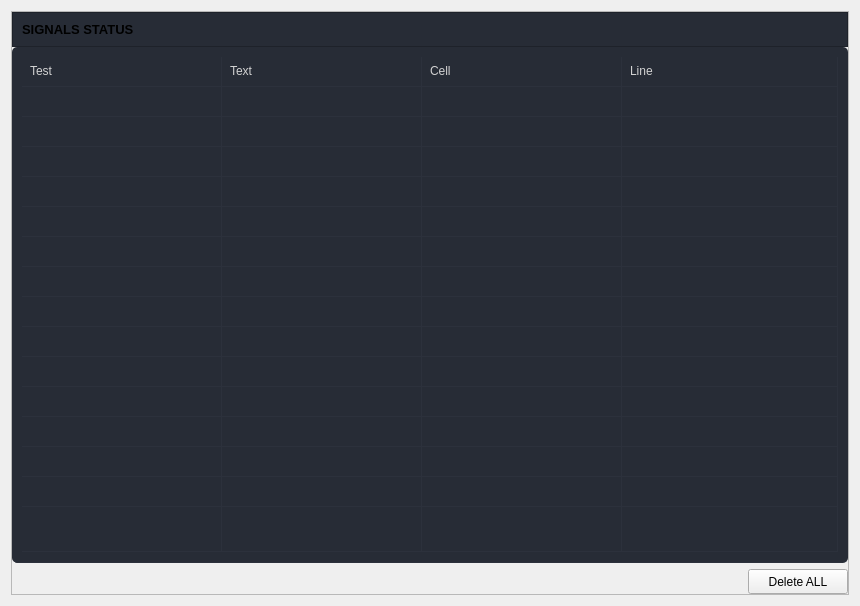
                  <widget class="QWidget" name="page_scanner">
                   <layout class="QVBoxLayout" name="verticalLayout_6">
                    <item>
                     <widget class="QFrame" name="frame_3">
                      <property name="minimumSize">
                       <size>
                        <width>0</width>
                        <height>150</height>
                       </size>
                      </property>
                      <property name="frameShape">
                       <enum>QFrame::StyledPanel</enum>
                      </property>
                      <property name="frameShadow">
                       <enum>QFrame::Raised</enum>
                      </property>
                      <layout class="QVBoxLayout" name="verticalLayout_21">
                       <property name="spacing">
                        <number>0</number>
                       </property>
                       <property name="leftMargin">
                        <number>0</number>
                       </property>
                       <property name="topMargin">
                        <number>0</number>
                       </property>
                       <property name="rightMargin">
                        <number>0</number>
                       </property>
                       <property name="bottomMargin">
                        <number>0</number>
                       </property>
                       <item>
                        <widget class="QFrame" name="frame_title_wid_1">
                         <property name="maximumSize">
                          <size>
                           <width>16777215</width>
                           <height>35</height>
                          </size>
                         </property>
                         <property name="styleSheet">
                          <string notr="true">background-color: rgb(39, 44, 54);</string>
                         </property>
                         <property name="frameShape">
                          <enum>QFrame::StyledPanel</enum>
                         </property>
                         <property name="frameShadow">
                          <enum>QFrame::Raised</enum>
                         </property>
                         <layout class="QVBoxLayout" name="verticalLayout_8">
                          <item>
                           <widget class="QLabel" name="labelBoxInfos">
                            <property name="font">
                             <font>
                              <pointsize>10</pointsize>
                              <bold>true</bold>
                             </font>
                            </property>
                            <property name="styleSheet">
                             <string notr="true"/>
                            </property>
                            <property name="text">
                             <string>SIGNALS STATUS</string>
                            </property>
                           </widget>
                          </item>
                         </layout>
                        </widget>
                       </item>
                       <item>
                        <widget class="QTableWidget" name="tableWidget">
                         <property name="sizePolicy">
                          <sizepolicy hsizetype="Expanding" vsizetype="Expanding">
                           <horstretch>0</horstretch>
                           <verstretch>0</verstretch>
                          </sizepolicy>
                         </property>
                         <property name="palette">
                          <palette>
                           <active>
                            <colorrole role="WindowText">
                             <brush brushstyle="SolidPattern">
                              <color alpha="255">
                               <red>210</red>
                               <green>210</green>
                               <blue>210</blue>
                              </color>
                             </brush>
                            </colorrole>
                            <colorrole role="Button">
                             <brush brushstyle="SolidPattern">
                              <color alpha="255">
                               <red>39</red>
                               <green>44</green>
                               <blue>54</blue>
                              </color>
                             </brush>
                            </colorrole>
                            <colorrole role="Text">
                             <brush brushstyle="SolidPattern">
                              <color alpha="255">
                               <red>210</red>
                               <green>210</green>
                               <blue>210</blue>
                              </color>
                             </brush>
                            </colorrole>
                            <colorrole role="ButtonText">
                             <brush brushstyle="SolidPattern">
                              <color alpha="255">
                               <red>210</red>
                               <green>210</green>
                               <blue>210</blue>
                              </color>
                             </brush>
                            </colorrole>
                            <colorrole role="Base">
                             <brush brushstyle="SolidPattern">
                              <color alpha="255">
                               <red>39</red>
                               <green>44</green>
                               <blue>54</blue>
                              </color>
                             </brush>
                            </colorrole>
                            <colorrole role="Window">
                             <brush brushstyle="SolidPattern">
                              <color alpha="255">
                               <red>39</red>
                               <green>44</green>
                               <blue>54</blue>
                              </color>
                             </brush>
                            </colorrole>
                            <colorrole role="PlaceholderText">
                             <brush brushstyle="SolidPattern">
                              <color alpha="255">
                               <red>210</red>
                               <green>210</green>
                               <blue>210</blue>
                              </color>
                             </brush>
                            </colorrole>
                           </active>
                           <inactive>
                            <colorrole role="WindowText">
                             <brush brushstyle="SolidPattern">
                              <color alpha="255">
                               <red>210</red>
                               <green>210</green>
                               <blue>210</blue>
                              </color>
                             </brush>
                            </colorrole>
                            <colorrole role="Button">
                             <brush brushstyle="SolidPattern">
                              <color alpha="255">
                               <red>39</red>
                               <green>44</green>
                               <blue>54</blue>
                              </color>
                             </brush>
                            </colorrole>
                            <colorrole role="Text">
                             <brush brushstyle="SolidPattern">
                              <color alpha="255">
                               <red>210</red>
                               <green>210</green>
                               <blue>210</blue>
                              </color>
                             </brush>
                            </colorrole>
                            <colorrole role="ButtonText">
                             <brush brushstyle="SolidPattern">
                              <color alpha="255">
                               <red>210</red>
                               <green>210</green>
                               <blue>210</blue>
                              </color>
                             </brush>
                            </colorrole>
                            <colorrole role="Base">
                             <brush brushstyle="SolidPattern">
                              <color alpha="255">
                               <red>39</red>
                               <green>44</green>
                               <blue>54</blue>
                              </color>
                             </brush>
                            </colorrole>
                            <colorrole role="Window">
                             <brush brushstyle="SolidPattern">
                              <color alpha="255">
                               <red>39</red>
                               <green>44</green>
                               <blue>54</blue>
                              </color>
                             </brush>
                            </colorrole>
                            <colorrole role="PlaceholderText">
                             <brush brushstyle="SolidPattern">
                              <color alpha="255">
                               <red>210</red>
                               <green>210</green>
                               <blue>210</blue>
                              </color>
                             </brush>
                            </colorrole>
                           </inactive>
                           <disabled>
                            <colorrole role="WindowText">
                             <brush brushstyle="SolidPattern">
                              <color alpha="255">
                               <red>210</red>
                               <green>210</green>
                               <blue>210</blue>
                              </color>
                             </brush>
                            </colorrole>
                            <colorrole role="Button">
                             <brush brushstyle="SolidPattern">
                              <color alpha="255">
                               <red>39</red>
                               <green>44</green>
                               <blue>54</blue>
                              </color>
                             </brush>
                            </colorrole>
                            <colorrole role="Text">
                             <brush brushstyle="SolidPattern">
                              <color alpha="255">
                               <red>210</red>
                               <green>210</green>
                               <blue>210</blue>
                              </color>
                             </brush>
                            </colorrole>
                            <colorrole role="ButtonText">
                             <brush brushstyle="SolidPattern">
                              <color alpha="255">
                               <red>210</red>
                               <green>210</green>
                               <blue>210</blue>
                              </color>
                             </brush>
                            </colorrole>
                            <colorrole role="Base">
                             <brush brushstyle="SolidPattern">
                              <color alpha="255">
                               <red>39</red>
                               <green>44</green>
                               <blue>54</blue>
                              </color>
                             </brush>
                            </colorrole>
                            <colorrole role="Window">
                             <brush brushstyle="SolidPattern">
                              <color alpha="255">
                               <red>39</red>
                               <green>44</green>
                               <blue>54</blue>
                              </color>
                             </brush>
                            </colorrole>
                            <colorrole role="PlaceholderText">
                             <brush brushstyle="SolidPattern">
                              <color alpha="255">
                               <red>210</red>
                               <green>210</green>
                               <blue>210</blue>
                              </color>
                             </brush>
                            </colorrole>
                           </disabled>
                          </palette>
                         </property>
                         <property name="styleSheet">
                          <string notr="true">QTableWidget {	
	background-color: rgb(39, 44, 54);
	padding: 10px;
	border-radius: 5px;
	gridline-color: rgb(44, 49, 60);
	border-bottom: 1px solid rgb(44, 49, 60);
}
QTableWidget::item{
	border-color: rgb(44, 49, 60);
	padding-left: 5px;
	padding-right: 5px;
	gridline-color: rgb(44, 49, 60);
}
QTableWidget::item:selected{
	background-color: rgb(85, 170, 255);
}
QScrollBar:horizontal {
    border: none;
    background: rgb(52, 59, 72);
    height: 14px;
    margin: 0px 21px 0 21px;
	border-radius: 0px;
}
 QScrollBar:vertical {
	border: none;
    background: rgb(52, 59, 72);
    width: 14px;
    margin: 21px 0 21px 0;
	border-radius: 0px;
 }
QHeaderView::section{
	Background-color: rgb(39, 44, 54);
	max-width: 30px;
	border: 1px solid rgb(44, 49, 60);
	border-style: none;
    border-bottom: 1px solid rgb(44, 49, 60);
    border-right: 1px solid rgb(44, 49, 60);
}
QTableWidget::horizontalHeader {	
	background-color: rgb(81, 255, 0);
}
QHeaderView::section:horizontal
{
    border: 1px solid rgb(32, 34, 42);
	background-color: rgb(27, 29, 35);
	padding: 3px;
	border-top-left-radius: 7px;
    border-top-right-radius: 7px;
}
QHeaderView::section:vertical
{
    border: 1px solid rgb(44, 49, 60);
}
</string>
                         </property>
                         <property name="frameShape">
                          <enum>QFrame::NoFrame</enum>
                         </property>
                         <property name="verticalScrollBarPolicy">
                          <enum>Qt::ScrollBarAsNeeded</enum>
                         </property>
                         <property name="sizeAdjustPolicy">
                          <enum>QAbstractScrollArea::AdjustToContents</enum>
                         </property>
                         <property name="editTriggers">
                          <set>QAbstractItemView::NoEditTriggers</set>
                         </property>
                         <property name="alternatingRowColors">
                          <bool>false</bool>
                         </property>
                         <property name="selectionMode">
                          <enum>QAbstractItemView::SingleSelection</enum>
                         </property>
                         <property name="selectionBehavior">
                          <enum>QAbstractItemView::SelectRows</enum>
                         </property>
                         <property name="showGrid">
                          <bool>true</bool>
                         </property>
                         <property name="gridStyle">
                          <enum>Qt::SolidLine</enum>
                         </property>
                         <property name="sortingEnabled">
                          <bool>true</bool>
                         </property>
                         <property name="columnCount">
                          <number>4</number>
                         </property>
                         <attribute name="horizontalHeaderVisible">
                          <bool>false</bool>
                         </attribute>
                         <attribute name="horizontalHeaderCascadingSectionResizes">
                          <bool>true</bool>
                         </attribute>
                         <attribute name="horizontalHeaderDefaultSectionSize">
                          <number>200</number>
                         </attribute>
                         <attribute name="horizontalHeaderStretchLastSection">
                          <bool>true</bool>
                         </attribute>
                         <attribute name="verticalHeaderVisible">
                          <bool>false</bool>
                         </attribute>
                         <attribute name="verticalHeaderCascadingSectionResizes">
                          <bool>false</bool>
                         </attribute>
                         <attribute name="verticalHeaderHighlightSections">
                          <bool>false</bool>
                         </attribute>
                         <attribute name="verticalHeaderStretchLastSection">
                          <bool>true</bool>
                         </attribute>
                         <row>
                          <property name="text">
                           <string>New Row</string>
                          </property>
                          <property name="font">
                           <font/>
                          </property>
                         </row>
                         <row>
                          <property name="text">
                           <string>New Row</string>
                          </property>
                         </row>
                         <row>
                          <property name="text">
                           <string>New Row</string>
                          </property>
                         </row>
                         <row>
                          <property name="text">
                           <string>New Row</string>
                          </property>
                         </row>
                         <row>
                          <property name="text">
                           <string>New Row</string>
                          </property>
                         </row>
                         <row>
                          <property name="text">
                           <string>New Row</string>
                          </property>
                         </row>
                         <row>
                          <property name="text">
                           <string>New Row</string>
                          </property>
                         </row>
                         <row>
                          <property name="text">
                           <string>New Row</string>
                          </property>
                         </row>
                         <row>
                          <property name="text">
                           <string>New Row</string>
                          </property>
                         </row>
                         <row>
                          <property name="text">
                           <string>New Row</string>
                          </property>
                         </row>
                         <row>
                          <property name="text">
                           <string>New Row</string>
                          </property>
                         </row>
                         <row>
                          <property name="text">
                           <string>New Row</string>
                          </property>
                         </row>
                         <row>
                          <property name="text">
                           <string>New Row</string>
                          </property>
                         </row>
                         <row>
                          <property name="text">
                           <string>New Row</string>
                          </property>
                         </row>
                         <row>
                          <property name="text">
                           <string>New Row</string>
                          </property>
                         </row>
                         <row>
                          <property name="text">
                           <string>New Row</string>
                          </property>
                         </row>
                         <column>
                          <property name="text">
                           <string>0</string>
                          </property>
                         </column>
                         <column>
                          <property name="text">
                           <string>1</string>
                          </property>
                         </column>
                         <column>
                          <property name="text">
                           <string>2</string>
                          </property>
                         </column>
                         <column>
                          <property name="text">
                           <string>3</string>
                          </property>
                         </column>
                         <item row="0" column="0">
                          <property name="text">
                           <string>Test</string>
                          </property>
                         </item>
                         <item row="0" column="1">
                          <property name="text">
                           <string>Text</string>
                          </property>
                         </item>
                         <item row="0" column="2">
                          <property name="text">
                           <string>Cell</string>
                          </property>
                         </item>
                         <item row="0" column="3">
                          <property name="text">
                           <string>Line</string>
                          </property>
                         </item>
                        </widget>
                       </item>
                       <item>
                        <layout class="QHBoxLayout" name="horizontalLayout">
                         <property name="topMargin">
                          <number>6</number>
                         </property>
                         <item>
                          <spacer name="horizontalSpacer">
                           <property name="orientation">
                            <enum>Qt::Horizontal</enum>
                           </property>
                           <property name="sizeHint" stdset="0">
                            <size>
                             <width>40</width>
                             <height>20</height>
                            </size>
                           </property>
                          </spacer>
                         </item>
                         <item>
                          <widget class="QPushButton" name="pushButton_scanner_deleteAll">
                           <property name="minimumSize">
                            <size>
                             <width>100</width>
                             <height>25</height>
                            </size>
                           </property>
                           <property name="text">
                            <string>Delete ALL</string>
                           </property>
                          </widget>
                         </item>
                        </layout>
                       </item>
                      </layout>
                     </widget>
                    </item>
                   </layout>
                  </widget>
